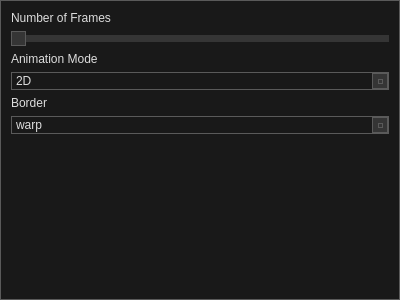
<?xml version="1.0" encoding="UTF-8"?>
<ui version="4.0">
 <class>Form</class>
 <widget class="QWidget" name="Form">
  <property name="geometry">
   <rect>
    <x>0</x>
    <y>0</y>
    <width>400</width>
    <height>300</height>
   </rect>
  </property>
  <property name="windowTitle">
   <string>Form</string>
  </property>
  <property name="styleSheet">
   <string notr="true">/*
	Copyright 2013 Emanuel Claesson

	Licensed under the Apache License, Version 2.0 (the &quot;License&quot;);
	you may not use this file except in compliance with the License.
	You may obtain a copy of the License at

		http://www.apache.org/licenses/LICENSE-2.0

	Unless required by applicable law or agreed to in writing, software
	distributed under the License is distributed on an &quot;AS IS&quot; BASIS,
	WITHOUT WARRANTIES OR CONDITIONS OF ANY KIND, either express or implied.
	See the License for the specific language governing permissions and
	limitations under the License.
*/

/*
	COLOR_DARK     = #191919
	COLOR_MEDIUM   = #353535
	COLOR_MEDLIGHT = #5A5A5A
	COLOR_LIGHT    = #DDDDDD
	COLOR_ACCENT   = #3D7848
*/

* {
	background: #191919;
	color: #DDDDDD;
	border: 1px solid #5A5A5A;
}

QWidget::item:selected {
	background: #3D7848;
}

QCheckBox, QRadioButton {
	border: none;
}

QRadioButton::indicator, QCheckBox::indicator {
	width: 13px;
	height: 13px;
}

QRadioButton::indicator::unchecked, QCheckBox::indicator::unchecked {
	border: 1px solid #5A5A5A;
	background: none;
}

QRadioButton::indicator:unchecked:hover, QCheckBox::indicator:unchecked:hover {
	border: 1px solid #DDDDDD;
}

QRadioButton::indicator::checked, QCheckBox::indicator::checked {
	border: 1px solid #5A5A5A;
	background: #5A5A5A;
}

QRadioButton::indicator:checked:hover, QCheckBox::indicator:checked:hover {
	border: 1px solid #DDDDDD;
	background: #DDDDDD;
}

QGroupBox {
	margin-top: 6px;
}

QGroupBox::title {
	top: -7px;
	left: 7px;
}

QScrollBar {
	border: 1px solid #5A5A5A;
	background: #191919;
}

QScrollBar:horizontal {
	height: 15px;
	margin: 0px 0px 0px 32px;
}

QScrollBar:vertical {
	width: 15px;
	margin: 32px 0px 0px 0px;
}

QScrollBar::handle {
	background: #353535;
	border: 1px solid #5A5A5A;
}

QScrollBar::handle:horizontal {
	border-width: 0px 1px 0px 1px;
}

QScrollBar::handle:vertical {
	border-width: 1px 0px 1px 0px;
}

QScrollBar::handle:horizontal {
	min-width: 20px;
}

QScrollBar::handle:vertical {
	min-height: 20px;
}

QScrollBar::add-line, QScrollBar::sub-line {
	background:#353535;
	border: 1px solid #5A5A5A;
	subcontrol-origin: margin;
}

QScrollBar::add-line {
	position: absolute;
}

QScrollBar::add-line:horizontal {
	width: 15px;
	subcontrol-position: left;
	left: 15px;
}

QScrollBar::add-line:vertical {
	height: 15px;
	subcontrol-position: top;
	top: 15px;
}

QScrollBar::sub-line:horizontal {
	width: 15px;
	subcontrol-position: top left;
}

QScrollBar::sub-line:vertical {
	height: 15px;
	subcontrol-position: top;
}

QScrollBar:left-arrow, QScrollBar::right-arrow, QScrollBar::up-arrow, QScrollBar::down-arrow {
	border: 1px solid #5A5A5A;
	width: 3px;
	height: 3px;
}

QScrollBar::add-page, QScrollBar::sub-page {
	background: none;
}

QAbstractButton:hover {
	background: #353535;
}

QAbstractButton:pressed {
	background: #5A5A5A;
}

QAbstractItemView {
	show-decoration-selected: 1;
	selection-background-color: #3D7848;
	selection-color: #DDDDDD;
	alternate-background-color: #353535;
}

QHeaderView {
	border: 1px solid #5A5A5A;
}

QHeaderView::section {
	background: #191919;
	border: 1px solid #5A5A5A;
	padding: 4px;
}

QHeaderView::section:selected, QHeaderView::section::checked {
	background: #353535;
}

QTableView {
	gridline-color: #5A5A5A;
}

QTabBar {
	margin-left: 2px;
}

QTabBar::tab {
	border-radius: 0px;
	padding: 4px;
	margin: 4px;
}

QTabBar::tab:selected {
	background: #353535;
}

QComboBox::down-arrow {
	border: 1px solid #5A5A5A;
	background: #353535;
}

QComboBox::drop-down {
	border: 1px solid #5A5A5A;
	background: #353535;
}

QComboBox::down-arrow {
	width: 3px;
	height: 3px;
	border: 1px solid #5A5A5A;
}

QAbstractSpinBox {
	padding-right: 15px;
}

QAbstractSpinBox::up-button, QAbstractSpinBox::down-button {
	border: 1px solid #5A5A5A;
	background: #353535;
	subcontrol-origin: border;
}

QAbstractSpinBox::up-arrow, QAbstractSpinBox::down-arrow {
	width: 3px;
	height: 3px;
	border: 1px solid #5A5A5A;
}

QSlider {
	border: none;
}

QSlider::groove:horizontal {
	height: 5px;
	margin: 4px 0px 4px 0px;
}

QSlider::groove:vertical {
	width: 5px;
	margin: 0px 4px 0px 4px;
}

QSlider::handle {
	border: 1px solid #5A5A5A;
	background: #353535;
}

QSlider::handle:horizontal {
	width: 15px;
	margin: -4px 0px -4px 0px;
}

QSlider::handle:vertical {
	height: 15px;
	margin: 0px -4px 0px -4px;
}

QSlider::add-page:vertical, QSlider::sub-page:horizontal {
	background: #3D7848;
}

QSlider::sub-page:vertical, QSlider::add-page:horizontal {
	background: #353535;
}

QLabel {
	border: none;
}

QProgressBar {
	text-align: center;
}

QProgressBar::chunk {
	width: 1px;
	background-color: #3D7848;
}

QMenu::separator {
	background: #353535;
}</string>
  </property>
  <layout class="QVBoxLayout" name="verticalLayout">
   <item>
    <widget class="QLabel" name="label">
     <property name="text">
      <string>Number of Frames</string>
     </property>
    </widget>
   </item>
   <item>
    <widget class="QSlider" name="horizontalSlider">
     <property name="orientation">
      <enum>Qt::Horizontal</enum>
     </property>
    </widget>
   </item>
   <item>
    <widget class="QLabel" name="label_2">
     <property name="text">
      <string>Animation Mode</string>
     </property>
    </widget>
   </item>
   <item>
    <widget class="QComboBox" name="comboBox">
     <item>
      <property name="text">
       <string>2D</string>
      </property>
     </item>
     <item>
      <property name="text">
       <string>3D</string>
      </property>
     </item>
    </widget>
   </item>
   <item>
    <widget class="QLabel" name="label_3">
     <property name="text">
      <string>Border</string>
     </property>
    </widget>
   </item>
   <item>
    <widget class="QComboBox" name="comboBox_2">
     <item>
      <property name="text">
       <string>warp</string>
      </property>
     </item>
     <item>
      <property name="text">
       <string>replicate</string>
      </property>
     </item>
    </widget>
   </item>
   <item>
    <spacer name="verticalSpacer">
     <property name="orientation">
      <enum>Qt::Vertical</enum>
     </property>
     <property name="sizeHint" stdset="0">
      <size>
       <width>20</width>
       <height>40</height>
      </size>
     </property>
    </spacer>
   </item>
  </layout>
 </widget>
 <resources/>
 <connections/>
</ui>
